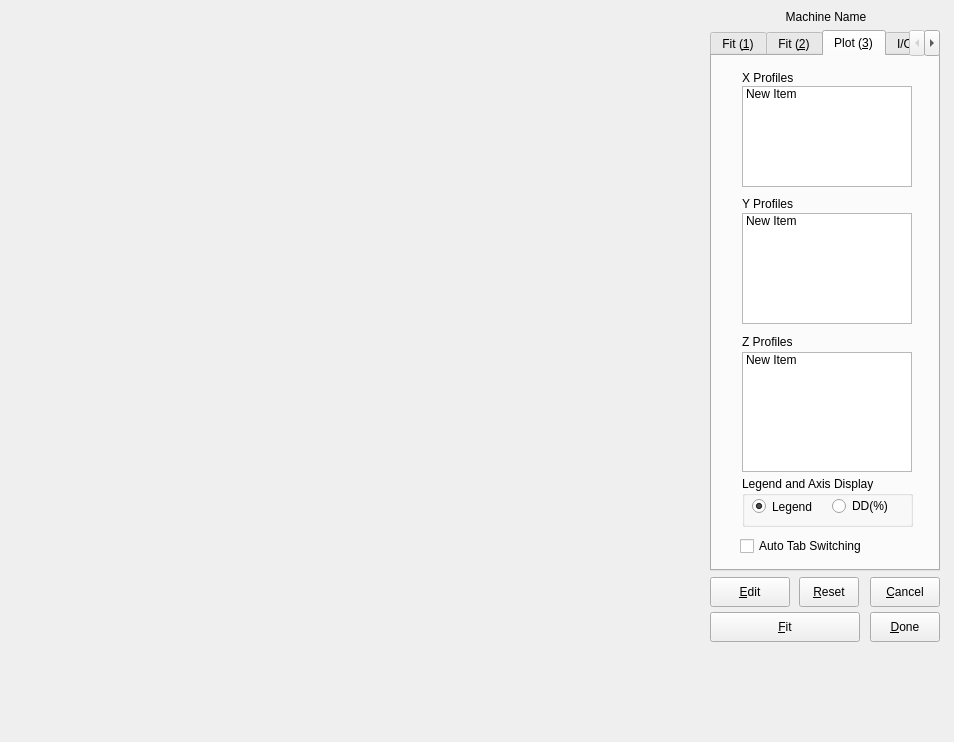
<?xml version="1.0" encoding="UTF-8"?>
<ui version="4.0">
 <class>AirFit</class>
 <widget class="QMainWindow" name="AirFit">
  <property name="geometry">
   <rect>
    <x>0</x>
    <y>0</y>
    <width>954</width>
    <height>742</height>
   </rect>
  </property>
  <property name="sizePolicy">
   <sizepolicy hsizetype="Fixed" vsizetype="Fixed">
    <horstretch>0</horstretch>
    <verstretch>0</verstretch>
   </sizepolicy>
  </property>
  <property name="windowTitle">
   <string>Beam Geometry Fitting</string>
  </property>
  <widget class="QWidget" name="widget">
   <widget class="QLabel" name="textLabelMachine">
    <property name="geometry">
     <rect>
      <x>711</x>
      <y>7</y>
      <width>230</width>
      <height>20</height>
     </rect>
    </property>
    <property name="text">
     <string>Machine Name</string>
    </property>
    <property name="alignment">
     <set>Qt::AlignCenter</set>
    </property>
    <property name="wordWrap">
     <bool>true</bool>
    </property>
   </widget>
   <widget class="QTabWidget" name="tabWidget">
    <property name="geometry">
     <rect>
      <x>710</x>
      <y>30</y>
      <width>230</width>
      <height>541</height>
     </rect>
    </property>
    <property name="currentIndex">
     <number>2</number>
    </property>
    <widget class="QWidget" name="tab1">
     <attribute name="title">
      <string>Fit (&amp;1)</string>
     </attribute>
     <widget class="QGroupBox" name="groupBoxComponent">
      <property name="geometry">
       <rect>
        <x>10</x>
        <y>10</y>
        <width>210</width>
        <height>311</height>
       </rect>
      </property>
      <property name="title">
       <string>Primary and Scatter Parameters</string>
      </property>
      <property name="flat">
       <bool>false</bool>
      </property>
      <widget class="CheckSpinSliderBox" name="widgetP0" native="true">
       <property name="geometry">
        <rect>
         <x>0</x>
         <y>30</y>
         <width>201</width>
         <height>70</height>
        </rect>
       </property>
      </widget>
      <widget class="CheckSpinSliderBox" name="widgetS0" native="true">
       <property name="geometry">
        <rect>
         <x>0</x>
         <y>100</y>
         <width>201</width>
         <height>70</height>
        </rect>
       </property>
      </widget>
      <widget class="CheckSpinSliderBox" name="widgetSS" native="true">
       <property name="geometry">
        <rect>
         <x>0</x>
         <y>170</y>
         <width>201</width>
         <height>70</height>
        </rect>
       </property>
      </widget>
      <widget class="QPushButton" name="pushButtonCheckPS">
       <property name="geometry">
        <rect>
         <x>40</x>
         <y>260</y>
         <width>130</width>
         <height>31</height>
        </rect>
       </property>
       <property name="sizePolicy">
        <sizepolicy hsizetype="Fixed" vsizetype="Fixed">
         <horstretch>0</horstretch>
         <verstretch>0</verstretch>
        </sizepolicy>
       </property>
       <property name="text">
        <string>Toggle All Check&amp;s</string>
       </property>
       <property name="shortcut">
        <string>Alt+S</string>
       </property>
      </widget>
     </widget>
    </widget>
    <widget class="QWidget" name="tab2">
     <attribute name="title">
      <string>Fit (&amp;2)</string>
     </attribute>
     <widget class="QGroupBox" name="groupBoxFluence">
      <property name="geometry">
       <rect>
        <x>3</x>
        <y>7</y>
        <width>221</width>
        <height>451</height>
       </rect>
      </property>
      <property name="title">
       <string>Fluence Shape Parameters</string>
      </property>
      <property name="alignment">
       <set>Qt::AlignCenter</set>
      </property>
      <property name="flat">
       <bool>false</bool>
      </property>
      <widget class="CheckSpinSliderBox" name="widgetH0" native="true">
       <property name="geometry">
        <rect>
         <x>0</x>
         <y>30</y>
         <width>221</width>
         <height>70</height>
        </rect>
       </property>
      </widget>
      <widget class="CheckSpinSliderBox" name="widgetH1" native="true">
       <property name="geometry">
        <rect>
         <x>0</x>
         <y>100</y>
         <width>221</width>
         <height>70</height>
        </rect>
       </property>
      </widget>
      <widget class="CheckSpinSliderBox" name="widgetH2" native="true">
       <property name="geometry">
        <rect>
         <x>0</x>
         <y>170</y>
         <width>221</width>
         <height>70</height>
        </rect>
       </property>
      </widget>
      <widget class="CheckSpinSliderBox" name="widgetH3" native="true">
       <property name="geometry">
        <rect>
         <x>0</x>
         <y>240</y>
         <width>221</width>
         <height>70</height>
        </rect>
       </property>
      </widget>
      <widget class="CheckSpinSliderBox" name="widgetH4" native="true">
       <property name="geometry">
        <rect>
         <x>0</x>
         <y>310</y>
         <width>221</width>
         <height>70</height>
        </rect>
       </property>
      </widget>
      <widget class="QPushButton" name="pushButtonCheckH">
       <property name="geometry">
        <rect>
         <x>7</x>
         <y>403</y>
         <width>100</width>
         <height>31</height>
        </rect>
       </property>
       <property name="text">
        <string>Toggle &amp;All</string>
       </property>
       <property name="shortcut">
        <string>Alt+A</string>
       </property>
      </widget>
      <widget class="QPushButton" name="pushButtonCheckZero">
       <property name="geometry">
        <rect>
         <x>114</x>
         <y>403</y>
         <width>100</width>
         <height>31</height>
        </rect>
       </property>
       <property name="text">
        <string>Set All to &amp;Zero</string>
       </property>
       <property name="shortcut">
        <string>Alt+Z</string>
       </property>
      </widget>
     </widget>
    </widget>
    <widget class="QWidget" name="tab3">
     <attribute name="title">
      <string>Plot (&amp;3)</string>
     </attribute>
     <widget class="QCheckBox" name="checkBoxAutoPlot">
      <property name="geometry">
       <rect>
        <x>28</x>
        <y>480</y>
        <width>170</width>
        <height>20</height>
       </rect>
      </property>
      <property name="text">
       <string>Auto Tab Switching</string>
      </property>
      <property name="shortcut">
       <string/>
      </property>
     </widget>
     <widget class="QListWidget" name="yListBox">
      <property name="geometry">
       <rect>
        <x>30</x>
        <y>157</y>
        <width>170</width>
        <height>111</height>
       </rect>
      </property>
      <item>
       <property name="text">
        <string>New Item</string>
       </property>
      </item>
     </widget>
     <widget class="QLabel" name="textLabelY">
      <property name="geometry">
       <rect>
        <x>30</x>
        <y>140</y>
        <width>140</width>
        <height>16</height>
       </rect>
      </property>
      <property name="text">
       <string>Y Profiles</string>
      </property>
      <property name="wordWrap">
       <bool>false</bool>
      </property>
     </widget>
     <widget class="QListWidget" name="xListBox">
      <property name="geometry">
       <rect>
        <x>30</x>
        <y>30</y>
        <width>170</width>
        <height>101</height>
       </rect>
      </property>
      <item>
       <property name="text">
        <string>New Item</string>
       </property>
      </item>
     </widget>
     <widget class="QLabel" name="textLabelZ">
      <property name="geometry">
       <rect>
        <x>30</x>
        <y>278</y>
        <width>140</width>
        <height>16</height>
       </rect>
      </property>
      <property name="text">
       <string>Z Profiles</string>
      </property>
      <property name="wordWrap">
       <bool>false</bool>
      </property>
     </widget>
     <widget class="QLabel" name="textLabelX">
      <property name="geometry">
       <rect>
        <x>30</x>
        <y>14</y>
        <width>140</width>
        <height>16</height>
       </rect>
      </property>
      <property name="text">
       <string>X Profiles</string>
      </property>
      <property name="wordWrap">
       <bool>false</bool>
      </property>
     </widget>
     <widget class="QListWidget" name="zListBox">
      <property name="geometry">
       <rect>
        <x>30</x>
        <y>296</y>
        <width>170</width>
        <height>120</height>
       </rect>
      </property>
      <item>
       <property name="text">
        <string>New Item</string>
       </property>
      </item>
     </widget>
     <widget class="QGroupBox" name="groupBoxLegend">
      <property name="geometry">
       <rect>
        <x>30</x>
        <y>420</y>
        <width>171</width>
        <height>51</height>
       </rect>
      </property>
      <property name="title">
       <string>Legend and Axis Display</string>
      </property>
      <widget class="QRadioButton" name="radioButtonLegend">
       <property name="geometry">
        <rect>
         <x>10</x>
         <y>20</y>
         <width>70</width>
         <height>21</height>
        </rect>
       </property>
       <property name="text">
        <string>Legend</string>
       </property>
       <property name="checked">
        <bool>true</bool>
       </property>
       <property name="autoExclusive">
        <bool>true</bool>
       </property>
      </widget>
      <widget class="QRadioButton" name="radioButtonDD">
       <property name="geometry">
        <rect>
         <x>90</x>
         <y>20</y>
         <width>71</width>
         <height>20</height>
        </rect>
       </property>
       <property name="text">
        <string>DD(%)</string>
       </property>
       <property name="checked">
        <bool>false</bool>
       </property>
       <property name="autoExclusive">
        <bool>true</bool>
       </property>
      </widget>
     </widget>
    </widget>
    <widget class="QWidget" name="tab4">
     <attribute name="title">
      <string>I/O (&amp;4)</string>
     </attribute>
     <widget class="QGroupBox" name="groupBoxInput">
      <property name="geometry">
       <rect>
        <x>10</x>
        <y>10</y>
        <width>230</width>
        <height>280</height>
       </rect>
      </property>
      <property name="title">
       <string>Input Parameters</string>
      </property>
      <widget class="QLineEdit" name="lineEditE">
       <property name="enabled">
        <bool>true</bool>
       </property>
       <property name="geometry">
        <rect>
         <x>114</x>
         <y>27</y>
         <width>71</width>
         <height>21</height>
        </rect>
       </property>
       <property name="readOnly">
        <bool>true</bool>
       </property>
      </widget>
      <widget class="QLineEdit" name="lineEditZ0">
       <property name="enabled">
        <bool>true</bool>
       </property>
       <property name="geometry">
        <rect>
         <x>114</x>
         <y>47</y>
         <width>71</width>
         <height>21</height>
        </rect>
       </property>
       <property name="readOnly">
        <bool>true</bool>
       </property>
      </widget>
      <widget class="QLineEdit" name="lineEditZI">
       <property name="enabled">
        <bool>true</bool>
       </property>
       <property name="geometry">
        <rect>
         <x>114</x>
         <y>147</y>
         <width>71</width>
         <height>21</height>
        </rect>
       </property>
       <property name="readOnly">
        <bool>true</bool>
       </property>
      </widget>
      <widget class="QLineEdit" name="lineEditZN">
       <property name="enabled">
        <bool>true</bool>
       </property>
       <property name="geometry">
        <rect>
         <x>114</x>
         <y>207</y>
         <width>71</width>
         <height>21</height>
        </rect>
       </property>
       <property name="readOnly">
        <bool>true</bool>
       </property>
      </widget>
      <widget class="QLineEdit" name="lineEditZM">
       <property name="enabled">
        <bool>true</bool>
       </property>
       <property name="geometry">
        <rect>
         <x>114</x>
         <y>87</y>
         <width>71</width>
         <height>21</height>
        </rect>
       </property>
       <property name="readOnly">
        <bool>true</bool>
       </property>
      </widget>
      <widget class="QLineEdit" name="lineEditZY">
       <property name="enabled">
        <bool>true</bool>
       </property>
       <property name="geometry">
        <rect>
         <x>114</x>
         <y>127</y>
         <width>71</width>
         <height>21</height>
        </rect>
       </property>
       <property name="readOnly">
        <bool>true</bool>
       </property>
      </widget>
      <widget class="QLineEdit" name="lineEditXN">
       <property name="enabled">
        <bool>true</bool>
       </property>
       <property name="geometry">
        <rect>
         <x>114</x>
         <y>167</y>
         <width>71</width>
         <height>21</height>
        </rect>
       </property>
       <property name="readOnly">
        <bool>true</bool>
       </property>
      </widget>
      <widget class="QLineEdit" name="lineEditZX">
       <property name="enabled">
        <bool>true</bool>
       </property>
       <property name="geometry">
        <rect>
         <x>114</x>
         <y>107</y>
         <width>71</width>
         <height>21</height>
        </rect>
       </property>
       <property name="readOnly">
        <bool>true</bool>
       </property>
      </widget>
      <widget class="QLineEdit" name="lineEditWYN">
       <property name="enabled">
        <bool>true</bool>
       </property>
       <property name="geometry">
        <rect>
         <x>114</x>
         <y>247</y>
         <width>71</width>
         <height>21</height>
        </rect>
       </property>
       <property name="readOnly">
        <bool>true</bool>
       </property>
      </widget>
      <widget class="QLineEdit" name="lineEditYN">
       <property name="enabled">
        <bool>true</bool>
       </property>
       <property name="geometry">
        <rect>
         <x>114</x>
         <y>187</y>
         <width>71</width>
         <height>21</height>
        </rect>
       </property>
       <property name="readOnly">
        <bool>true</bool>
       </property>
      </widget>
      <widget class="QLineEdit" name="lineEditWXN">
       <property name="enabled">
        <bool>true</bool>
       </property>
       <property name="geometry">
        <rect>
         <x>114</x>
         <y>227</y>
         <width>71</width>
         <height>21</height>
        </rect>
       </property>
       <property name="readOnly">
        <bool>true</bool>
       </property>
      </widget>
      <widget class="QLineEdit" name="lineEditZS">
       <property name="enabled">
        <bool>true</bool>
       </property>
       <property name="geometry">
        <rect>
         <x>114</x>
         <y>67</y>
         <width>71</width>
         <height>21</height>
        </rect>
       </property>
       <property name="readOnly">
        <bool>true</bool>
       </property>
      </widget>
      <widget class="QPushButton" name="pushButtonZM">
       <property name="geometry">
        <rect>
         <x>24</x>
         <y>87</y>
         <width>60</width>
         <height>21</height>
        </rect>
       </property>
       <property name="text">
        <string>ZM:</string>
       </property>
       <property name="checkable">
        <bool>true</bool>
       </property>
       <property name="checked">
        <bool>true</bool>
       </property>
       <property name="autoDefault">
        <bool>false</bool>
       </property>
      </widget>
      <widget class="QPushButton" name="pushButtonZ0">
       <property name="geometry">
        <rect>
         <x>24</x>
         <y>47</y>
         <width>60</width>
         <height>21</height>
        </rect>
       </property>
       <property name="text">
        <string>Z0:</string>
       </property>
       <property name="checkable">
        <bool>false</bool>
       </property>
       <property name="checked">
        <bool>false</bool>
       </property>
       <property name="autoDefault">
        <bool>false</bool>
       </property>
      </widget>
      <widget class="QPushButton" name="pushButtonXN">
       <property name="geometry">
        <rect>
         <x>24</x>
         <y>167</y>
         <width>60</width>
         <height>21</height>
        </rect>
       </property>
       <property name="text">
        <string>XN:</string>
       </property>
       <property name="checkable">
        <bool>false</bool>
       </property>
       <property name="checked">
        <bool>false</bool>
       </property>
       <property name="autoDefault">
        <bool>false</bool>
       </property>
      </widget>
      <widget class="QPushButton" name="pushButtonYN">
       <property name="geometry">
        <rect>
         <x>24</x>
         <y>187</y>
         <width>60</width>
         <height>21</height>
        </rect>
       </property>
       <property name="text">
        <string>YN:</string>
       </property>
       <property name="autoDefault">
        <bool>false</bool>
       </property>
      </widget>
      <widget class="QPushButton" name="pushButtonZY">
       <property name="geometry">
        <rect>
         <x>24</x>
         <y>127</y>
         <width>60</width>
         <height>21</height>
        </rect>
       </property>
       <property name="text">
        <string>ZY:</string>
       </property>
       <property name="checkable">
        <bool>true</bool>
       </property>
       <property name="checked">
        <bool>true</bool>
       </property>
       <property name="autoDefault">
        <bool>false</bool>
       </property>
      </widget>
      <widget class="QPushButton" name="pushButtonWYN">
       <property name="geometry">
        <rect>
         <x>24</x>
         <y>247</y>
         <width>60</width>
         <height>21</height>
        </rect>
       </property>
       <property name="text">
        <string>WYN:</string>
       </property>
       <property name="autoDefault">
        <bool>false</bool>
       </property>
      </widget>
      <widget class="QPushButton" name="pushButtonZN">
       <property name="geometry">
        <rect>
         <x>24</x>
         <y>207</y>
         <width>60</width>
         <height>21</height>
        </rect>
       </property>
       <property name="text">
        <string>ZN:</string>
       </property>
       <property name="checkable">
        <bool>true</bool>
       </property>
       <property name="checked">
        <bool>true</bool>
       </property>
       <property name="autoRepeat">
        <bool>false</bool>
       </property>
       <property name="autoDefault">
        <bool>false</bool>
       </property>
      </widget>
      <widget class="QPushButton" name="pushButtonE">
       <property name="enabled">
        <bool>true</bool>
       </property>
       <property name="geometry">
        <rect>
         <x>24</x>
         <y>27</y>
         <width>60</width>
         <height>21</height>
        </rect>
       </property>
       <property name="mouseTracking">
        <bool>true</bool>
       </property>
       <property name="text">
        <string>E</string>
       </property>
       <property name="checkable">
        <bool>false</bool>
       </property>
       <property name="checked">
        <bool>false</bool>
       </property>
       <property name="autoDefault">
        <bool>false</bool>
       </property>
      </widget>
      <widget class="QPushButton" name="pushButtonWXN">
       <property name="geometry">
        <rect>
         <x>24</x>
         <y>227</y>
         <width>60</width>
         <height>21</height>
        </rect>
       </property>
       <property name="text">
        <string>WXN:</string>
       </property>
       <property name="autoDefault">
        <bool>false</bool>
       </property>
      </widget>
      <widget class="QPushButton" name="pushButtonZX">
       <property name="geometry">
        <rect>
         <x>24</x>
         <y>107</y>
         <width>60</width>
         <height>21</height>
        </rect>
       </property>
       <property name="text">
        <string>ZX:</string>
       </property>
       <property name="checkable">
        <bool>true</bool>
       </property>
       <property name="checked">
        <bool>true</bool>
       </property>
       <property name="autoDefault">
        <bool>false</bool>
       </property>
      </widget>
      <widget class="QPushButton" name="pushButtonZS">
       <property name="geometry">
        <rect>
         <x>24</x>
         <y>67</y>
         <width>60</width>
         <height>21</height>
        </rect>
       </property>
       <property name="text">
        <string>ZS:</string>
       </property>
       <property name="checkable">
        <bool>true</bool>
       </property>
       <property name="checked">
        <bool>true</bool>
       </property>
       <property name="autoDefault">
        <bool>false</bool>
       </property>
       <property name="default">
        <bool>false</bool>
       </property>
      </widget>
      <widget class="QPushButton" name="pushButtonZI">
       <property name="geometry">
        <rect>
         <x>24</x>
         <y>147</y>
         <width>60</width>
         <height>21</height>
        </rect>
       </property>
       <property name="text">
        <string>ZI:</string>
       </property>
       <property name="checkable">
        <bool>true</bool>
       </property>
       <property name="checked">
        <bool>true</bool>
       </property>
       <property name="autoDefault">
        <bool>false</bool>
       </property>
      </widget>
     </widget>
     <widget class="QLabel" name="textLabelChi">
      <property name="geometry">
       <rect>
        <x>20</x>
        <y>363</y>
        <width>48</width>
        <height>21</height>
       </rect>
      </property>
      <property name="text">
       <string>Chi (%):</string>
      </property>
      <property name="wordWrap">
       <bool>false</bool>
      </property>
     </widget>
     <widget class="QLabel" name="textLabelDev">
      <property name="geometry">
       <rect>
        <x>20</x>
        <y>393</y>
        <width>52</width>
        <height>20</height>
       </rect>
      </property>
      <property name="text">
       <string>Dev (%):</string>
      </property>
      <property name="wordWrap">
       <bool>false</bool>
      </property>
     </widget>
     <widget class="QLineEdit" name="lineEditDev">
      <property name="enabled">
       <bool>true</bool>
      </property>
      <property name="geometry">
       <rect>
        <x>80</x>
        <y>393</y>
        <width>100</width>
        <height>22</height>
       </rect>
      </property>
      <property name="readOnly">
       <bool>true</bool>
      </property>
     </widget>
     <widget class="QLineEdit" name="lineEditChi">
      <property name="enabled">
       <bool>true</bool>
      </property>
      <property name="geometry">
       <rect>
        <x>80</x>
        <y>363</y>
        <width>100</width>
        <height>22</height>
       </rect>
      </property>
      <property name="readOnly">
       <bool>true</bool>
      </property>
     </widget>
     <widget class="QCheckBox" name="checkBoxMX">
      <property name="geometry">
       <rect>
        <x>18</x>
        <y>304</y>
        <width>140</width>
        <height>20</height>
       </rect>
      </property>
      <property name="text">
       <string>Use ZM instead ZX</string>
      </property>
      <property name="shortcut">
       <string/>
      </property>
     </widget>
     <widget class="QCheckBox" name="checkBoxMY">
      <property name="geometry">
       <rect>
        <x>18</x>
        <y>328</y>
        <width>140</width>
        <height>20</height>
       </rect>
      </property>
      <property name="text">
       <string>Use ZM instead ZY</string>
      </property>
      <property name="shortcut">
       <string/>
      </property>
     </widget>
     <widget class="QPushButton" name="plotButton">
      <property name="geometry">
       <rect>
        <x>70</x>
        <y>470</y>
        <width>100</width>
        <height>30</height>
       </rect>
      </property>
      <property name="text">
       <string>&amp;Plot Update</string>
      </property>
      <property name="shortcut">
       <string>Alt+P</string>
      </property>
     </widget>
     <widget class="QCheckBox" name="checkBoxVersion">
      <property name="geometry">
       <rect>
        <x>20</x>
        <y>440</y>
        <width>140</width>
        <height>20</height>
       </rect>
      </property>
      <property name="text">
       <string>Use Old AFIT</string>
      </property>
      <property name="shortcut">
       <string/>
      </property>
     </widget>
    </widget>
   </widget>
   <widget class="QPushButton" name="interruptButton">
    <property name="geometry">
     <rect>
      <x>870</x>
      <y>577</y>
      <width>70</width>
      <height>30</height>
     </rect>
    </property>
    <property name="text">
     <string>&amp;Cancel</string>
    </property>
    <property name="shortcut">
     <string>Alt+C</string>
    </property>
   </widget>
   <widget class="QPushButton" name="editButton">
    <property name="geometry">
     <rect>
      <x>710</x>
      <y>577</y>
      <width>80</width>
      <height>30</height>
     </rect>
    </property>
    <property name="text">
     <string>&amp;Edit</string>
    </property>
    <property name="shortcut">
     <string>Alt+E</string>
    </property>
   </widget>
   <widget class="QPushButton" name="doneButton">
    <property name="geometry">
     <rect>
      <x>870</x>
      <y>612</y>
      <width>70</width>
      <height>30</height>
     </rect>
    </property>
    <property name="text">
     <string>&amp;Done</string>
    </property>
    <property name="shortcut">
     <string>Alt+D</string>
    </property>
   </widget>
   <widget class="QPushButton" name="resetButton">
    <property name="geometry">
     <rect>
      <x>799</x>
      <y>577</y>
      <width>60</width>
      <height>30</height>
     </rect>
    </property>
    <property name="text">
     <string>&amp;Reset</string>
    </property>
    <property name="shortcut">
     <string>Alt+R</string>
    </property>
   </widget>
   <widget class="QPushButton" name="fitButton">
    <property name="geometry">
     <rect>
      <x>710</x>
      <y>612</y>
      <width>150</width>
      <height>30</height>
     </rect>
    </property>
    <property name="text">
     <string>&amp;Fit</string>
    </property>
    <property name="shortcut">
     <string>Alt+F</string>
    </property>
   </widget>
   <widget class="MyPlot" name="myPlot" native="true">
    <property name="geometry">
     <rect>
      <x>20</x>
      <y>10</y>
      <width>671</width>
      <height>631</height>
     </rect>
    </property>
   </widget>
  </widget>
 </widget>
 <layoutdefault spacing="6" margin="11"/>
 <customwidgets>
  <customwidget>
   <class>CheckSpinSliderBox</class>
   <extends>QWidget</extends>
   <header location="global">checkspinsliderbox.h</header>
   <container>1</container>
  </customwidget>
  <customwidget>
   <class>MyPlot</class>
   <extends>QWidget</extends>
   <header location="global">myplot.h</header>
   <container>1</container>
  </customwidget>
 </customwidgets>
 <tabstops>
  <tabstop>interruptButton</tabstop>
  <tabstop>fitButton</tabstop>
  <tabstop>plotButton</tabstop>
  <tabstop>doneButton</tabstop>
  <tabstop>resetButton</tabstop>
  <tabstop>lineEditZM</tabstop>
  <tabstop>pushButtonWYN</tabstop>
  <tabstop>lineEditZX</tabstop>
  <tabstop>lineEditXN</tabstop>
  <tabstop>pushButtonZ0</tabstop>
  <tabstop>pushButtonZM</tabstop>
  <tabstop>lineEditZ0</tabstop>
  <tabstop>lineEditZI</tabstop>
  <tabstop>lineEditYN</tabstop>
  <tabstop>lineEditWYN</tabstop>
  <tabstop>pushButtonZX</tabstop>
  <tabstop>lineEditZY</tabstop>
  <tabstop>pushButtonZI</tabstop>
  <tabstop>pushButtonZY</tabstop>
  <tabstop>pushButtonE</tabstop>
  <tabstop>lineEditWXN</tabstop>
  <tabstop>pushButtonZN</tabstop>
  <tabstop>pushButtonYN</tabstop>
  <tabstop>pushButtonZS</tabstop>
  <tabstop>pushButtonXN</tabstop>
  <tabstop>lineEditZS</tabstop>
  <tabstop>pushButtonWXN</tabstop>
  <tabstop>lineEditZN</tabstop>
  <tabstop>lineEditE</tabstop>
  <tabstop>lineEditChi</tabstop>
  <tabstop>lineEditDev</tabstop>
  <tabstop>editButton</tabstop>
 </tabstops>
 <resources/>
 <connections/>
</ui>
